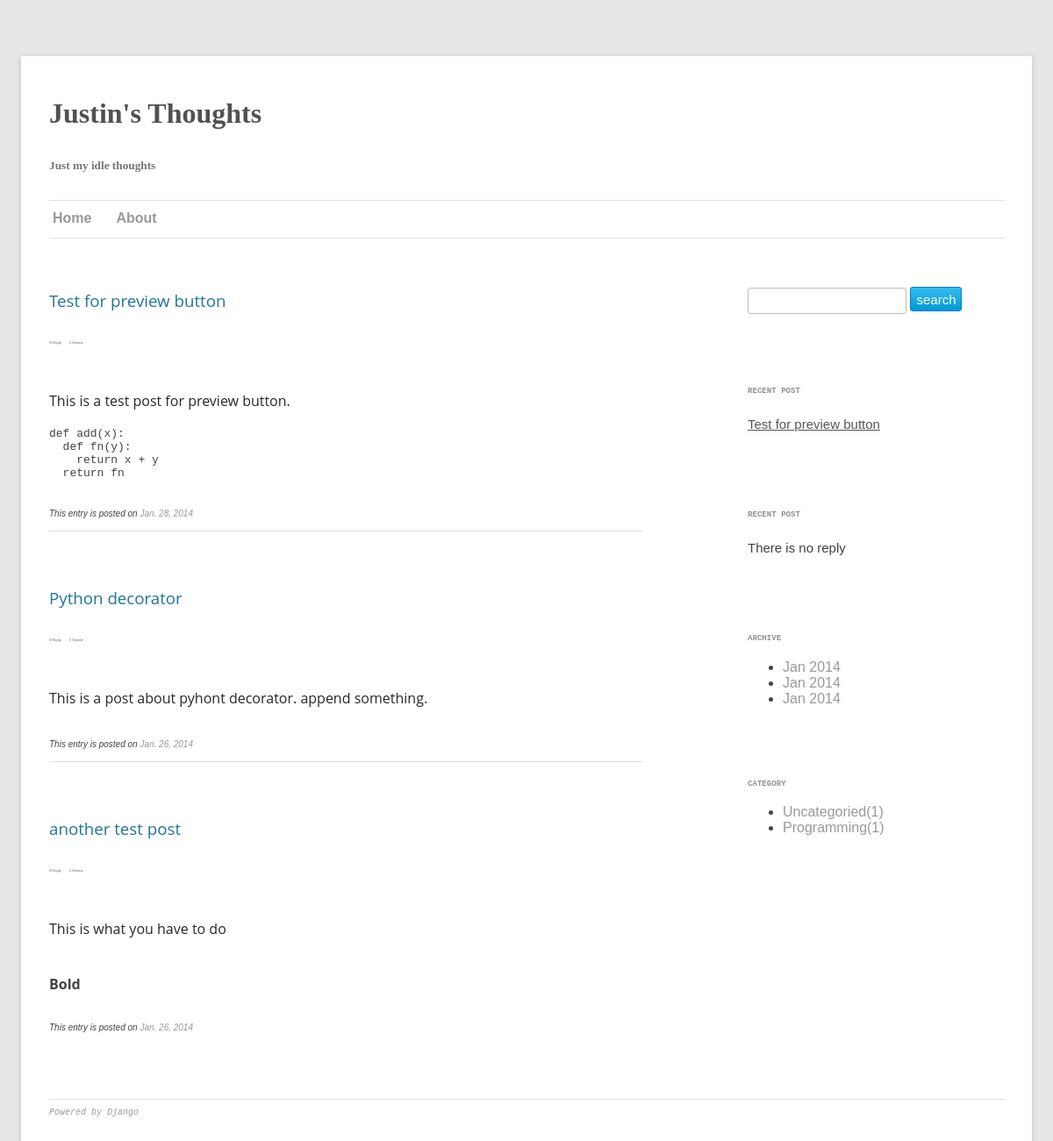
Before: / with the older database file.
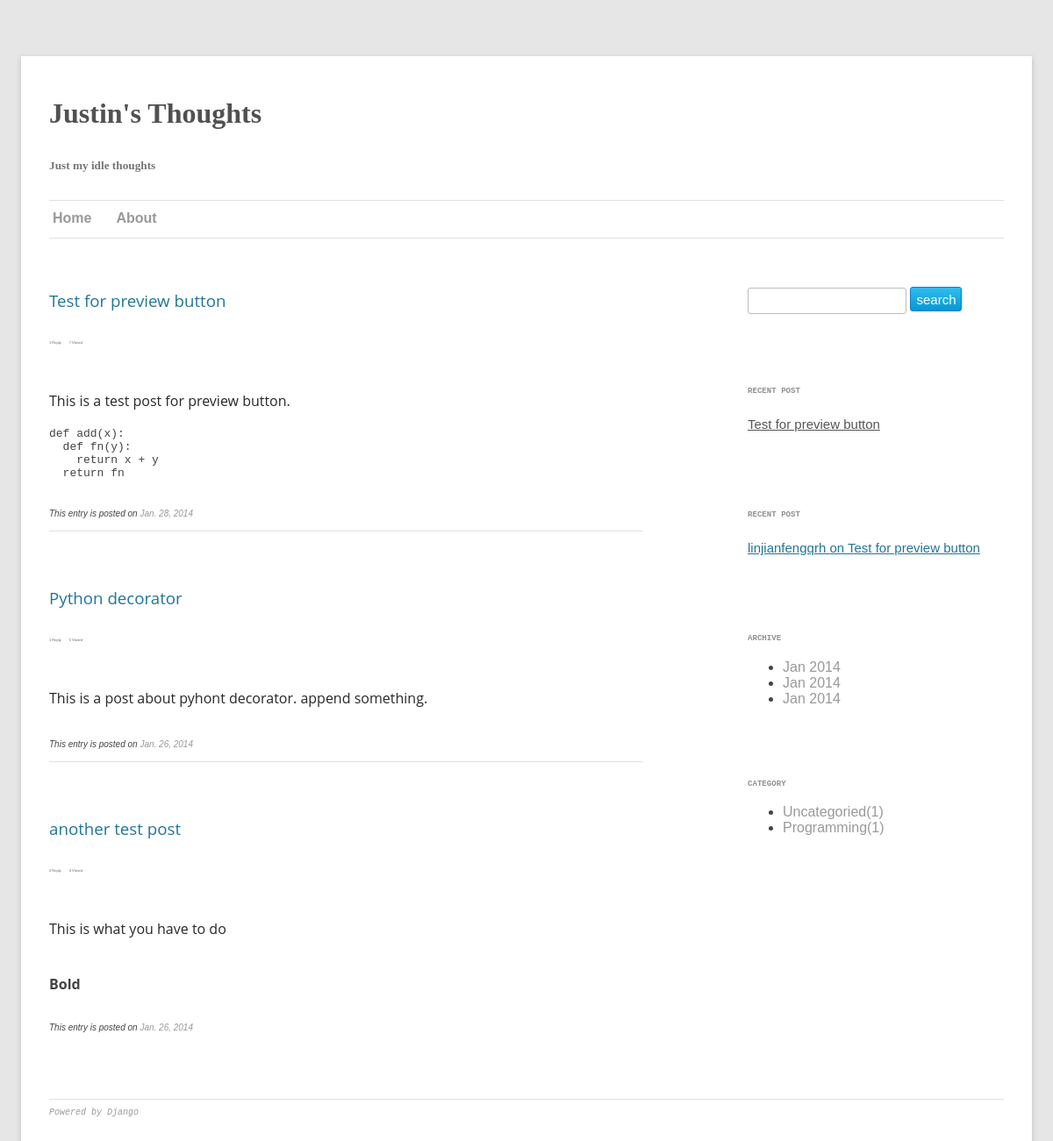
After: the same page with the newer database file.
### blog/models.py (models this page shows, shortened)
class Reply(models.Model):
  name = models.CharField(max_length=100)
  email = models.EmailField(blank = True)
  to = models.IntegerField(default=0)
  message = models.CharField(max_length = 1000)
  post = models.ForeignKey(Post)
  date = models.DateTimeField()

class Post(models.Model):
  title = models.CharField(max_length=100)
  content = models.TextField()
  author = models.CharField(max_length=100)
  published = models.BooleanField(default = False)
  created_date = models.DateTimeField(auto_now_add = True)
  category = models.ForeignKey(Category)
  tags = models.ManyToManyField(Tag)
  visit = models.IntegerField()
  class Meta:
    ordering = ['-created_date']
  def __unicode__(self):
    return self.title
  def get_abs_url(self):
    mangled = self.title.replace(' ', '__')
    return '/blog/%s/' % mangled
  def get_visit_num(self):
    return self.visit
  def get_reply_num(self):
    return Reply.objects.filter(post = self).count()
  @staticmethod
  def get_archive():
    return Post.objects.values('created_date').distinct()

### blog/views.py (the view)
# urls.py: url(r'^$', index),
def index(request):
  posts = Post.objects.filter(published=True)
  recent_post = Post.objects.first()
  recent_reply = Reply.objects.first()
  categories = Category.objects.all()
  archives = None
  archives = Post.get_archive()
  return render(request, 'blog/index.html', {'posts': posts, 'recent_post':recent_post,
    'recent_reply':recent_reply, 'categories': categories, 'archives':archives})

### blog/models.py (called while the page is built)
  def get_num(self):
    return Category.objects.filter(name = self.name).count()

### templates/blog/index.html (shortened to what this page needs)
{% extends "blog/base.html" %}
{% block content %}
  {% for post in posts %}
  <div class = "post" >
    <div class = "title">
      <h3>
        <a href="{{ post.get_abs_url }} " >
        {{ post.title|safe }}
        </a>
      </h3>
    </div>
    <div class = "info">
      <span class = "item">
      </span>
      <span class = "item">
      </span>
    </div>
    <div class = "blog_content">
      <p>{{ post.content|slice:":255"|safe }}</p>
    </div>
    <div class ="footer">
      <p>This entry is posted on <a href="/blog/{{post.created_date|date:"Y"}}/{{post.created_date|date:"m"}}/{{post.created_date|date:"d"}}/">
        {{post.created_date|date}}
      </a></p>
      {% if not forloop.last %}
      <hr />
      {% endif %}
    </div>
  </div>
  {% endfor %}
{% endblock %}

### templates/blog/base.html (shortened to what this page needs)
<!DOCTYPE html>
<html>
<head>
  <link rel="stylesheet" type="text/css" href="{{STATIC_URL}}global.css" />
  <link rel="stylesheet" type="text/css" href="{{STATIC_URL}}post.css" />
</head>
<body style="color:#444;background-color:#e6e6e6;font-family:sans-serif">
  <div class="page">
    <div class="header">
      <h1 class="blog-title">Justin's Thoughts</h1>
      <h5 class="blog-desc">Just my idle thoughts</h5>
    </div>
    <div class="menu">
      <hr />
      <ul class="menu">
        <li><a href="/" class="title-menu-item">Home</a></li>
        <li><a href="/about/" class="title-menu-item">About</a></li>
      </ul>
      <hr />
    </div>
    <div class = "maincontent">
      <div class = "sidebar">
        <div class = "widget widget_form">
          <form action="/blog/search/" method="get" class = "search">
            <p><input type="text" name="q" class="search text"/>
            <input type="submit" value="search" class = "search  button"></p>
          </form>
        </div>
        <div class = "widget widget_recent_post">
          <p class = "widget_title">RECENT POST</p>
          <p class = "widget_content">{% if recent_post %}<a href="{{recent_post.get_abs_url}}">{{ recent_post.title }}</a>{% else %}There is no post{% endif %}</p>
        </div>
        <div class = "widget widget_recent_reply">
          <p class = "widget_title">RECENT POST</p>
          <p class = "widget_content">{% if recent_reply %}<a href="{{recent_reply.get_post_url}}">{{ recent_reply.name }} on {{recent_reply.post}}</a>{% else %}There is no reply{% endif %}</p>
        </div>
        <div class = "widget widget_archive">
          <p class = "widget_title">ARCHIVE</p>
          <ul class = archive_list>
            {% for archive in archives %}
            <li><a href = "/blog/{{archive.created_date|date:"Y"}}/{{archive.created_date|date:"m"}}">{{ archive.created_date|date:"M Y"}}</a></li>
            {% endfor %}
        </div>
        <div class = "widget widget_category">
          <p class = "widget_title">CATEGORY</p>
          <ul class = 'category_list'>
            {% for category in categories %}
            <li><a href="/blog/category/{{ category.name }}/">{{ category.name }}({{category.get_num}})</a></li>
            {% endfor %}
          </ul>
        </div>
      </div>
      <div class = "content">
        {% block content %}
        {% endblock %}
      </div>
      <div class = "footer">
        <hr />
        <p><a href="http://www.djangoproject.com">Powered by Django</a></p>
      </div>
    </div>
  </div>
</body>
</html>

Changed rows visible on the page:
added Reply: name "linjianfengqrh", post "Test for preview button"
Other visible differences:
text no longer shown: "There is no reply"
text now shown: "on"
